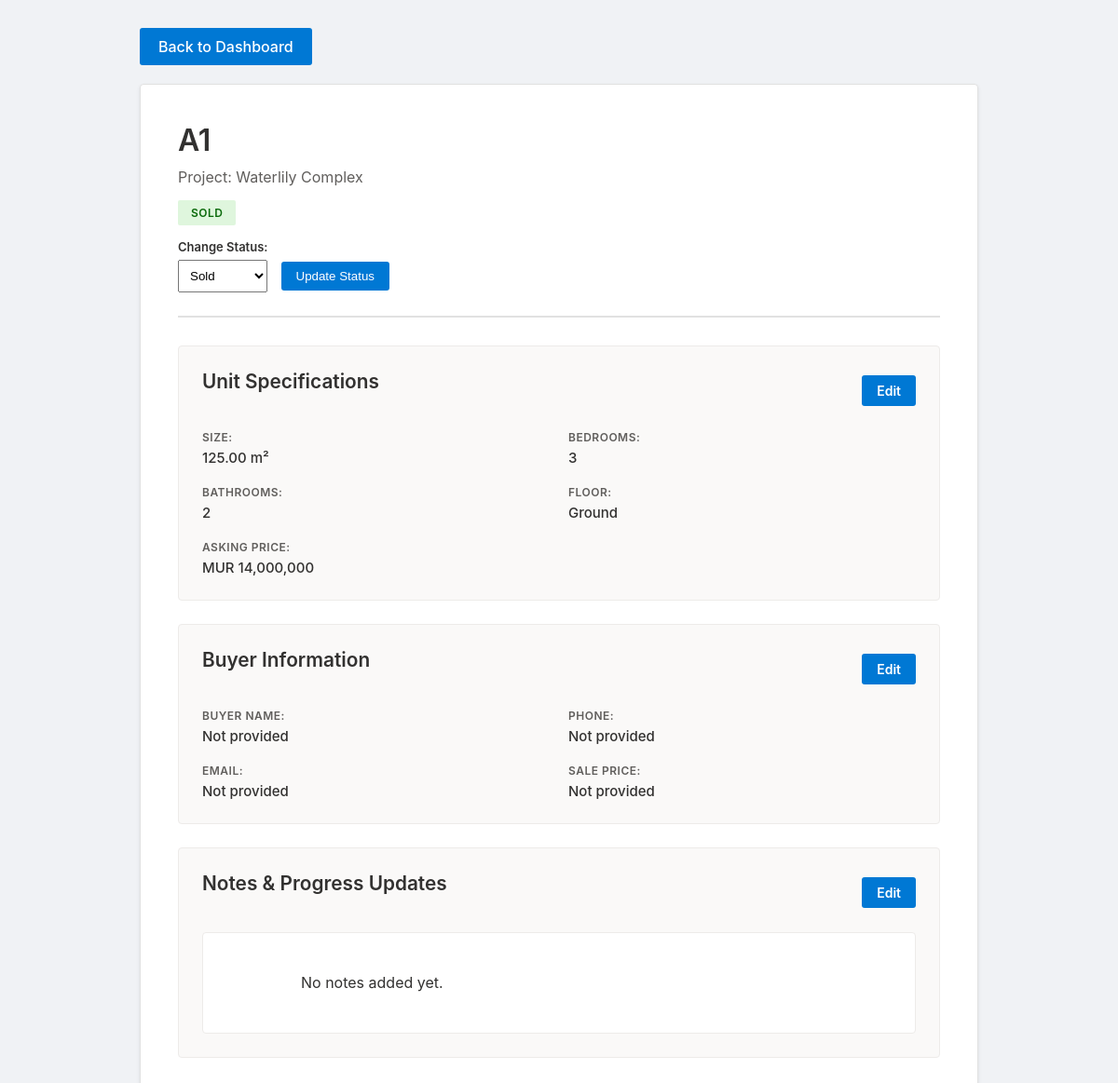
/unit/5 (signed in), run on the app's committed database.
### tables this page shows
CREATE TABLE units (
            id INTEGER PRIMARY KEY AUTOINCREMENT,
            project_id INTEGER,
            name TEXT NOT NULL,
            status TEXT NOT NULL,
            size_sqm REAL,
            bedrooms INTEGER,
            bathrooms INTEGER,
            floor_number TEXT,
            selling_price TEXT,
            buyer_name TEXT,
            buyer_phone TEXT,
            buyer_email TEXT,
            sale_price TEXT,
            notes TEXT,
            FOREIGN KEY (project_id) REFERENCES projects (id)
        );

CREATE TABLE projects (
            id INTEGER PRIMARY KEY AUTOINCREMENT,
            name TEXT NOT NULL
        );

### app.py (the view)
@app.route('/unit/<int:unit_id>')
def unit_details(unit_id):
    conn = get_db()
    unit = conn.execute('SELECT * FROM units WHERE id = ?', (unit_id,)).fetchone()
    project = conn.execute('SELECT * FROM projects WHERE id = ?', (unit['project_id'],)).fetchone()
    conn.close()
    return render_template('unit_details.html', unit=unit, project=project)

### app.py (called while the page is built)
def get_db():
    conn = sqlite3.connect('tracker.db')
    conn.row_factory = sqlite3.Row  # This lets us access columns by name
    return conn

@app.before_request
def require_login():
    allowed_routes = ['login', 'static']
    if request.endpoint not in allowed_routes and 'logged_in' not in session:
        return redirect(url_for('login'))

### templates/unit_details.html (shortened to what this page needs)
<!DOCTYPE html>
<html>
<head>
    <link rel="stylesheet" href="{{ url_for('static', filename='css/unit_details.css') }}">
</head>
<body>
    <div class="container">
        <div class="back-nav">
            <a href="/" class="back-link">Back to Dashboard</a>
        </div>
        <div class="details-card">
            <div class="header">
                <h1>{{ unit.name }}</h1>
                <p class="project-name">Project: {{ project.name }}</p>
                <span class="status-badge status-{{ unit.status|lower }}">{{ unit.status }}</span>
                <form method="POST" action="/update_status/{{ unit.id }}" style="margin-top: 15px;">
                    <label style="font-size: 13px; font-weight: 600; margin-right: 10px;">Change Status:</label>
                    <select name="new_status" style="padding: 8px; margin-right: 10px;">
                        <option value="Sold" {% if unit.status == 'Sold' %}selected{% endif %}>Sold</option>
                    </select>
                    <button type="submit" style="padding: 8px 16px; background: #0078d4; color: white; border: none; border-radius: 3px; cursor: pointer;">Update Status</button>
                </form>
            </div>
            <div class="section">
                <div style="display: flex; justify-content: space-between; align-items: center; margin-bottom: 20px;">
                    <h2>Unit Specifications</h2>
                    {% if request.args.get('edit_specs') != 'true' %}
                    <a href="?edit_specs=true" style="background: #0078d4; color: white; padding: 8px 16px; text-decoration: none; border-radius: 3px; font-size: 14px; font-weight: 600;">Edit</a>
                    {% endif %}
                </div>
                {% if request.args.get('edit_specs') == 'true' %}
                <form method="POST" action="/update_specs/{{ unit.id }}">
                    <div style="display: grid; grid-template-columns: repeat(2, 1fr); gap: 15px;">
                        <div>
                            <label>Size (sqm)</label>
                            <input type="number" step="0.01" name="size_sqm" value="{{ unit.size_sqm or '' }}" placeholder="e.g., 85.5">
                        </div>
                        <div>
                            <label>Bedrooms</label>
                            <input type="number" name="bedrooms" value="{{ unit.bedrooms or '' }}" placeholder="e.g., 2">
                        </div>
                        <div>
                            <label>Bathrooms</label>
                            <input type="number" name="bathrooms" value="{{ unit.bathrooms or '' }}" placeholder="e.g., 1">
                        </div>
                        <div>
                            <label>Floor</label>
                            <select name="floor_number">
                                <option value="">Select floor</option>
                                <option value="Ground" {% if unit.floor_number == 'Ground' %}selected{% endif %}>Ground Floor</option>
                                <option value="First" {% if unit.floor_number == 'First' %}selected{% endif %}>First Floor</option>
                                <option value="Second" {% if unit.floor_number == 'Second' %}selected{% endif %}>Second Floor</option>
                                <option value="Third" {% if unit.floor_number == 'Third' %}selected{% endif %}>Third Floor</option>
                                <option value="Fourth" {% if unit.floor_number == 'Fourth' %}selected{% endif %}>Fourth Floor</option>
                                <option value="Fifth" {% if unit.floor_number == 'Fifth' %}selected{% endif %}>Fifth Floor</option>
                                <option value="Sixth" {% if unit.floor_number == 'Sixth' %}selected{% endif %}>Sixth Floor</option>
                                <option value="Seventh" {% if unit.floor_number == 'Seventh' %}selected{% endif %}>Seventh Floor</option>
                            </select>
                        </div>
                        <div style="grid-column: span 2;">
                            <label>Asking Price</label>
                            <input type="text" name="selling_price" value="{{ unit.selling_price or '' }}" placeholder="MUR 5,000,000">
                        </div>
                    </div>
                    <div style="margin-top: 20px; display: flex; gap: 10px;">
                        <button type="submit" class="save-btn" style="flex: 1;">Save Changes</button>
                        <a href="/unit/{{ unit.id }}" style="flex: 1; background: #8a8886; color: white; padding: 12px; text-align: center; text-decoration: none; border-radius: 3px; font-weight: 600;">Cancel</a>
                    </div>
                </form>
                {% else %}
                <div class="info-grid">
                    <div class="info-item">
                        <span class="info-label">Size:</span>
                        <span class="info-value">
                            {% if unit.size_sqm %}
                                {{ "{:,.2f}".format(unit.size_sqm) }} m²
                            {% else %}
                                Not specified
                            {% endif %}
                        </span>
                    </div>
                    <div class="info-item">
                        <span class="info-label">Bedrooms:</span>
                        <span class="info-value">{{ unit.bedrooms or 'Not specified' }}</span>
                    </div>
                    <div class="info-item">
                        <span class="info-label">Bathrooms:</span>
                        <span class="info-value">{{ unit.bathrooms or 'Not specified' }}</span>
                    </div>
                    <div class="info-item">
                        <span class="info-label">Floor:</span>
                        <span class="info-value">{{ unit.floor_number or 'Not specified' }}</span>
                    </div>
                    <div class="info-item" style="grid-column: span 2;">
                        <span class="info-label">Asking Price:</span>
                        <span class="info-value">
                            {% if unit.selling_price %}
                                MUR {{ "{:,}".format(unit.selling_price|int) if unit.selling_price.isdigit() else unit.selling_price }}
                            {% else %}
                                Not specified
                            {% endif %}
                        </span>
                    </div>
                </div>
                {% endif %}
            </div>
            {% if unit.status == 'Sold' %}
            <div class="section">
                <div style="display: flex; justify-content: space-between; align-items: center; margin-bottom: 20px;">
                    <h2>Buyer Information</h2>
                    {% if request.args.get('edit_buyer') != 'true' %}
                    <a href="?edit_buyer=true" style="background: #0078d4; color: white; padding: 8px 16px; text-decoration: none; border-radius: 3px; font-size: 14px; font-weight: 600;">Edit</a>
                    {% endif %}
                </div>
                {% if request.args.get('edit_buyer') == 'true' %}
                <form method="POST" action="/update_buyer/{{ unit.id }}">
                    <label>Buyer Name</label>
                    <input type="text" name="buyer_name" value="{{ unit.buyer_name or '' }}" placeholder="Full name of buyer">
                    <label>Phone Number</label>
                    <input type="text" name="buyer_phone" value="{{ unit.buyer_phone or '' }}" placeholder="+230 XXXX XXXX">
                    <label>Email Address</label>
                    <input type="email" name="buyer_email" value="{{ unit.buyer_email or '' }}" placeholder="buyer@example.com">
                    <label>Sale Price</label>
                    <input type="text" name="sale_price" value="{{ unit.sale_price or '' }}" placeholder="MUR 5,000,000">
                    <div style="margin-top: 20px; display: flex; gap: 10px;">
                        <button type="submit" class="save-btn" style="flex: 1;">Save Changes</button>
                        <a href="/unit/{{ unit.id }}" style="flex: 1; background: #8a8886; color: white; padding: 12px; text-align: center; text-decoration: none; border-radius: 3px; font-weight: 600;">Cancel</a>
                    </div>
                </form>
                {% else %}
                <div class="info-grid">
                    <div class="info-item">
                        <span class="info-label">Buyer Name:</span>
                        <span class="info-value">{{ unit.buyer_name or 'Not provided' }}</span>
                    </div>
                    <div class="info-item">
                        <span class="info-label">Phone:</span>
                        <span class="info-value">{{ unit.buyer_phone or 'Not provided' }}</span>
                    </div>
                    <div class="info-item">
                        <span class="info-label">Email:</span>
                        <span class="info-value">{{ unit.buyer_email or 'Not provided' }}</span>
                    </div>
                    <div class="info-item">
                        <span class="info-label">Sale Price:</span>
                        <span class="info-value">
                            {% if unit.sale_price %}
                                MUR {{ "{:,}".format(unit.sale_price|int) if unit.sale_price.isdigit() else unit.sale_price }}
                            {% else %}
                                Not provided
                            {% endif %}
                        </span>
                    </div>
                </div>
                {% endif %}
            </div>
            {% else %}
            <div class="section">
                <div class="info-message">
                    Buyer information will be available once unit status is set to "Sold"
                </div>
            </div>
            {% endif %}
            <div class="section">
                <div style="display: flex; justify-content: space-between; align-items: center; margin-bottom: 20px;">
                    <h2>Notes & Progress Updates</h2>
                    {% if request.args.get('edit_notes') != 'true' %}
                    <a href="?edit_notes=true" style="background: #0078d4; color: white; padding: 8px 16px; text-decoration: none; border-radius: 3px; font-size: 14px; font-weight: 600;">Edit</a>
                    {% endif %}
                </div>
                {% if request.args.get('edit_notes') == 'true' %}
                <form method="POST" action="/update_notes/{{ unit.id }}">
                    <label>Comments, Updates, or Additional Information</label>
                    <textarea name="notes" placeholder="Add notes about progress, issues, documents received, payments, etc.">{{ unit.notes or '' }}</textarea>
                    <div style="margin-top: 20px; display: flex; gap: 10px;">
                        <button type="submit" class="save-btn" style="flex: 1;">Save Changes</button>
                        <a href="/unit/{{ unit.id }}" style="flex: 1; background: #8a8886; color: white; padding: 12px; text-align: center; text-decoration: none; border-radius: 3px; font-weight: 600;">Cancel</a>
                    </div>
                </form>
                {% else %}
                <div class="notes-display">
                    {{ unit.notes or 'No notes added yet.' }}
                </div>
                {% endif %}
            </div>
        </div>
    </div>
</body>
</html>

### static/css/unit_details.css (style rules this page uses)
* { margin: 0; padding: 0; box-sizing: border-box; }
body { font-family: -apple-system, BlinkMacSystemFont, 'Segoe UI', 'Roboto', 'Helvetica Neue', Arial, sans-serif; background: #f0f2f5; color: #333; padding: 30px 20px; }
.container { max-width: 900px; margin: 0 auto; }
.back-nav { margin-bottom: 20px; }
.back-link { background: #0078d4; color: white; padding: 10px 20px; text-decoration: none; border-radius: 3px; font-weight: 500; display: inline-block; }
.details-card { background: #ffffff; padding: 40px; border: 1px solid #e1e1e1; border-radius: 4px; box-shadow: 0 2px 4px rgba(0,0,0,0.08); }
.header { padding-bottom: 25px; border-bottom: 2px solid #e1e1e1; margin-bottom: 30px; }
.header h1 { color: #323130; font-size: 2em; margin-bottom: 10px; font-weight: 600; }
.project-name { color: #605e5c; font-size: 1em; margin-bottom: 15px; }
.status-badge { display: inline-block; padding: 6px 14px; border-radius: 2px; font-weight: 600; font-size: 12px; text-transform: uppercase; letter-spacing: 0.5px; }
.status-sold { background: #dff6dd; color: #0b6a0b; }
.section { background: #faf9f8; padding: 25px; border-radius: 4px; margin-bottom: 25px; border: 1px solid #edebe9; }
.section h2 { color: #323130; margin-bottom: 20px; font-size: 1.3em; font-weight: 600; }
label { display: block; font-weight: 600; color: #323130; margin: 15px 0 6px 0; font-size: 14px; }
.info-grid { display: grid; grid-template-columns: repeat(2, 1fr); gap: 20px; }
.info-item { display: flex; flex-direction: column; gap: 5px; }
.info-label { font-size: 12px; font-weight: 600; color: #605e5c; text-transform: uppercase; letter-spacing: 0.5px; }
.info-value { font-size: 15px; color: #323130; font-weight: 500; }
.notes-display { background: white; padding: 15px; border-radius: 4px; border: 1px solid #edebe9; min-height: 100px; white-space: pre-wrap; color: #323130; line-height: 1.6; }

### data on the page
units: name "A1", status "SOLD", new_status "Sold", size_sqm "125.00", bedrooms "3", bathrooms "2", floor_number "Ground", selling_price "14,000,000"
projects: name "Waterlily Complex"

### other printed values
{{ unit.buyer_name or 'Not provided' }} "Not provided"
{{ unit.buyer_phone or 'Not provided' }} "Not provided"
{{ unit.buyer_email or 'Not provided' }} "Not provided"
{{ unit.notes or 'No notes added yet.' }} "No notes added yet."
